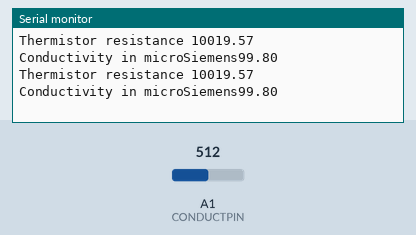
Simulated run of this sketch. Board: Arduino Uno, built with avr-gcc and run on an emulated ATmega328P. On the bench: the last lines printed to the serial monitor. The test bench sets the inputs (shaded band); at power-on: A1 (CONDUCTPIN) = 512.

Above: at 2.8 s.
2.9 s: A1 (CONDUCTPIN) set to 0
At 4.4 s:
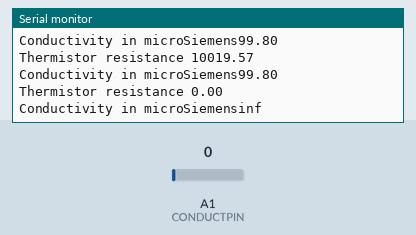
7.5 s: A1 (CONDUCTPIN) set to 1023
At 8.6 s:
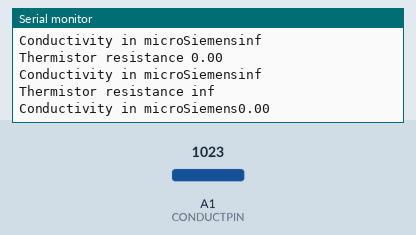

Measured:
- after the input at 2.9 s, the serial monitor: prints a new line after 1.1 s (image 1)
- after the input at 7.5 s, the serial monitor: prints a new line after 0.51 s (image 2)

The sketch:

conductanceTest.ino
```cpp
 #define CONDUCTPIN A1
 #define SERIESRESISTOR 10000

  void setup(void)
  {
    Serial.begin(9600);
  }
  void loop(void)
  {
  //Read value
  float average;
  average = analogRead(CONDUCTPIN);
  // convert the value to resistance
  average = 1023 / average - 1;
  average = SERIESRESISTOR / average;
  Serial.print("Thermistor resistance ");
  Serial.println(average);

  float conduct;
  conduct = (1 / average) * 1000000;
  Serial.print("Conductivity in microSiemens");
  Serial.println(conduct);
  delay(2000);
  }
```
